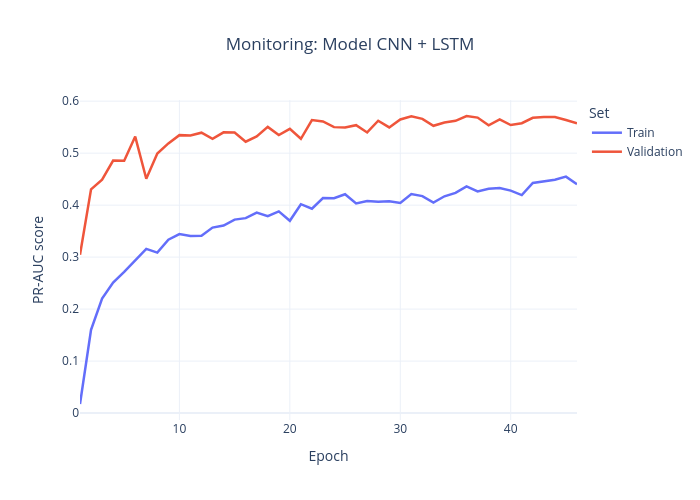

Notebook cell for this chart:
### Code cell
plot_monitoring(history_cnn_lstm, "Model CNN + LSTM 1")

### Figure 1 — Plotly figure (JSON) as saved in the notebook; plotly's stock layout.template omitted (floating-point values rounded to 4 significant figures)
{"data": [{"hovertemplate": "Set=pr_auc<br>Epoch=%{x}<br>PR-AUC score=%{y}<extra></extra>", "legendgroup": "pr_auc", "line": {"color": "#636efa", "dash": "solid", "width": 2.5}, "marker": {"symbol": "circle"}, "mode": "lines", "name": "Train", "orientation": "v", "showlegend": true, "type": "scatter", "x": [1, 2, 3, 4, 5, 6, 7, 8, 9, 10, 11, 12, 13, 14, 15, 16, 17, 18, 19, 20, 21, 22, 23, 24, 25, 26, 27, 28, 29, 30, 31, 32, 33, 34, 35, 36, 37, 38, 39, 40, 41, 42, 43, 44, 45, 46], "xaxis": "x", "y": [0.0175, 0.16, 0.2203, 0.2512, 0.2717, 0.2931, 0.3158, 0.3087, 0.3335, 0.3444, 0.3409, 0.3413, 0.3568, 0.3607, 0.3721, 0.375, 0.3857, 0.3786, 0.3879, 0.3699, 0.4018, 0.3931, 0.4135, 0.4134, 0.4209, 0.4032, 0.408, 0.4065, 0.4076, 0.4042, 0.4213, 0.4174, 0.4048, 0.417, 0.4235, 0.4361, 0.4263, 0.4316, 0.4329, 0.4279, 0.4193, 0.4427, 0.4453, 0.4489, 0.4548, 0.44], "yaxis": "y"}, {"hovertemplate": "Set=val_pr_auc<br>Epoch=%{x}<br>PR-AUC score=%{y}<extra></extra>", "legendgroup": "val_pr_auc", "line": {"color": "#EF553B", "dash": "solid", "width": 2.5}, "marker": {"symbol": "circle"}, "mode": "lines", "name": "Validation", "orientation": "v", "showlegend": true, "type": "scatter", "x": [1, 2, 3, 4, 5, 6, 7, 8, 9, 10, 11, 12, 13, 14, 15, 16, 17, 18, 19, 20, 21, 22, 23, 24, 25, 26, 27, 28, 29, 30, 31, 32, 33, 34, 35, 36, 37, 38, 39, 40, 41, 42, 43, 44, 45, 46], "xaxis": "x", "y": [0.3045, 0.4303, 0.4491, 0.4858, 0.4856, 0.5318, 0.4508, 0.4991, 0.5187, 0.5346, 0.5341, 0.5393, 0.5276, 0.5401, 0.5398, 0.522, 0.5322, 0.5505, 0.535, 0.5466, 0.5276, 0.5635, 0.561, 0.55, 0.5491, 0.5538, 0.5398, 0.5624, 0.5495, 0.5648, 0.5709, 0.5659, 0.5526, 0.559, 0.5621, 0.5714, 0.5684, 0.5534, 0.5651, 0.5541, 0.5576, 0.5679, 0.5693, 0.5695, 0.5638, 0.5573], "yaxis": "y"}], "layout": {"autosize": false, "height": 500, "hovermode": "x unified", "legend": {"title": {"text": "Set"}, "tracegroupgap": 0}, "title": {"text": "Monitoring: Model CNN + LSTM", "x": 0.5}, "width": 700, "xaxis": {"anchor": "y", "domain": [0, 1], "title": {"text": "Epoch"}}, "yaxis": {"anchor": "x", "domain": [0, 1], "title": {"text": "PR-AUC score"}}}}
